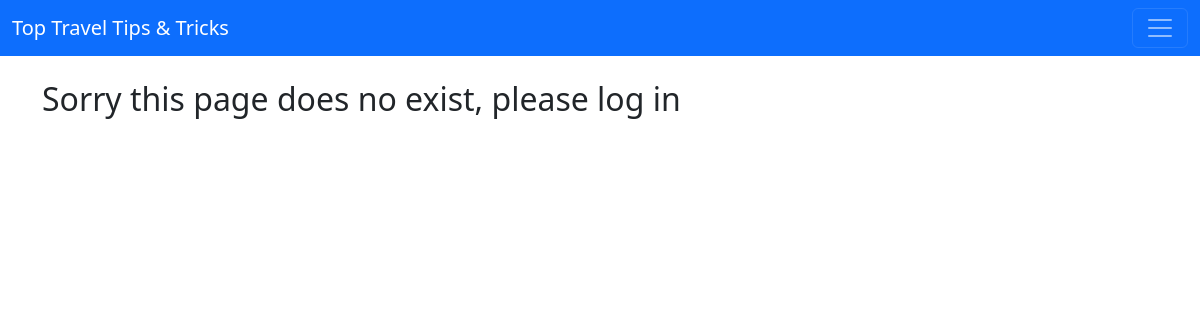
The page /category/america/ on the database as committed earlier.
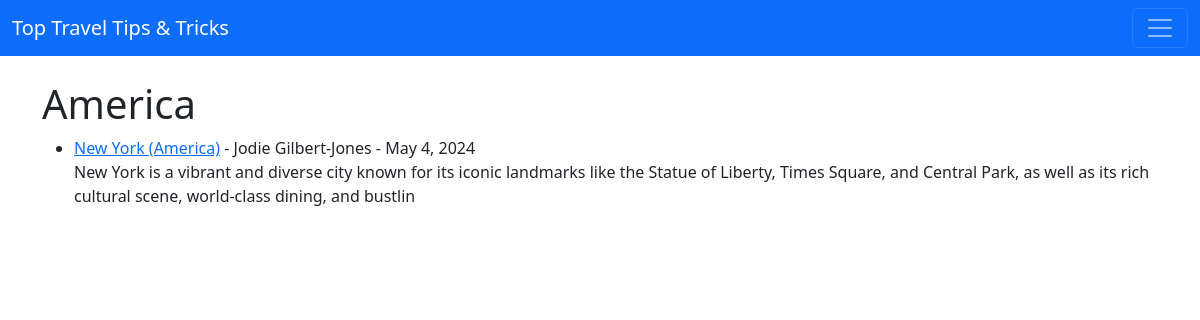
The same page on the database as committed later.
### travel_blog/models.py (models this page shows, shortened)
class Post(models.Model):
    title = models.CharField(max_length=255)
    header_image = models.ImageField(null=True, blank=True, upload_to='images/')
    title_tag = models.CharField(max_length=255)
    author = models.ForeignKey(User, on_delete=models.CASCADE)
    body = RichTextField(blank=True, null=True)
    post_date = models.DateField(auto_now_add=True)
    category = models.CharField(max_length=255)
    snippet = models.CharField(max_length=255)
    likes = models.ManyToManyField(User, related_name='blog_posts')

### travel_blog/views.py (the view)
# urls.py: path('category/<str:cats>/', CategoryView, name='category'),
def CategoryView(request, cats):
    category_posts = Post.objects.filter(category=cats.replace('-', ' '))
    return render(request, 'categories.html', {'cats':cats.title().replace('-', ' '), 'category_posts':category_posts})

### travel_blog/templates/categories.html (shortened to what this page needs)
{% extends 'base.html' %}
{% block content %}
{% if category_posts %}
    <h1>{{ cats }}</h1>
    <ul>
    {% for post in category_posts %}
    <li> <a href="{% url 'article-detail' post.pk %}">{{ post.title }}</a> -
        {{ post.author.first_name }} {{ post.author.last_name }} - {{ post.post_date }}
    </small><br/>
    {{ post.body|slice:":200"|safe }}</li>
    {% endfor %}
    </ul>
{% else %}
    <h2>Sorry this page does no exist, please log in</h2>
{% endif %}
{% endblock %}

Rows that differ between the two databases and show on the page:
now on this page (row edited): Post: category "America", title "New York (America)", author.first_name "Jodie", author.last_name "Gilbert-Jones", post_date "May 4, 2024", body "New York is a vibrant and diverse city known for its iconic landmarks like the Statue of Liberty, Times Square, and Central Park, as well as its rich cultural scene, world-class dining, and bustlin"
Other text that changed with them:
text no longer shown: "Sorry this page does no exist, please log in"
